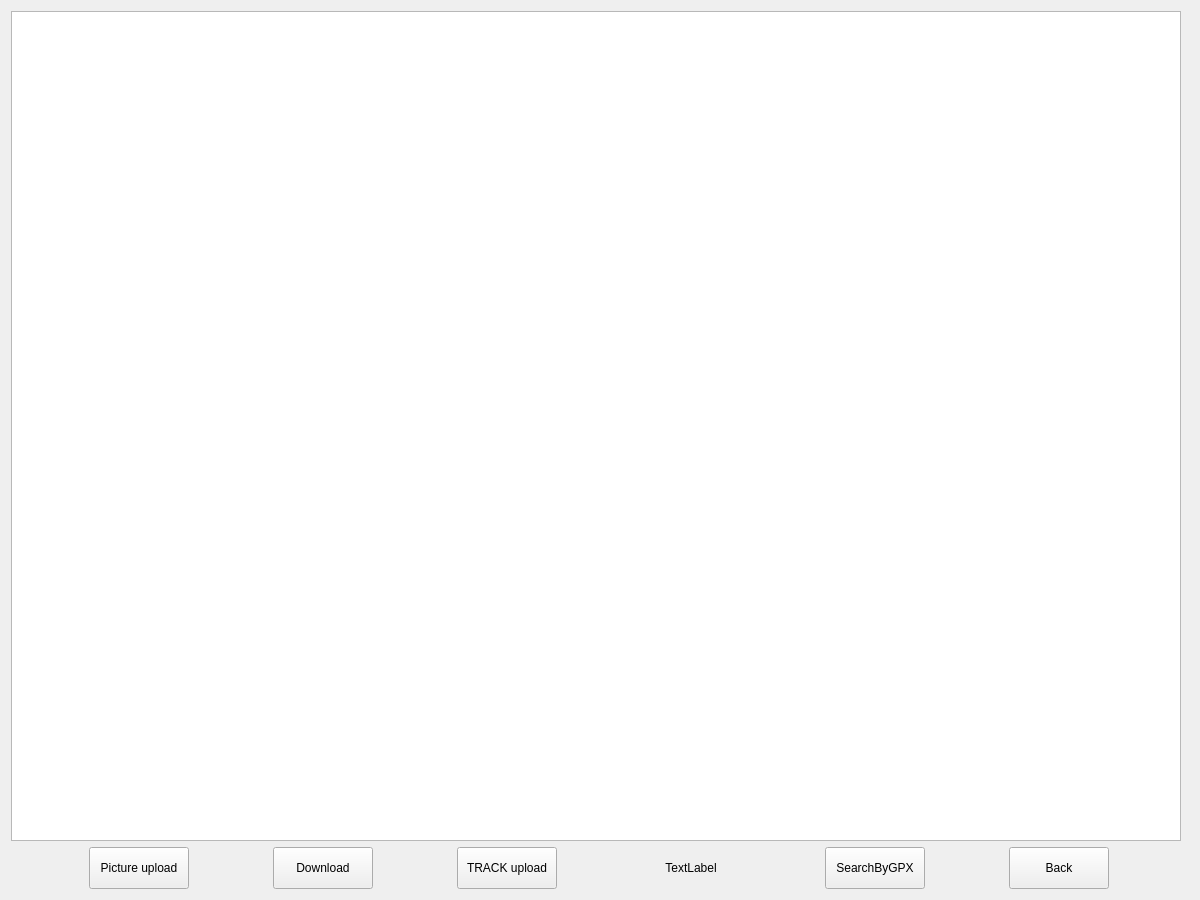
<?xml version="1.0" encoding="UTF-8"?>
<ui version="4.0">
 <class>picturelist</class>
 <widget class="QWidget" name="picturelist">
  <property name="geometry">
   <rect>
    <x>0</x>
    <y>0</y>
    <width>1200</width>
    <height>900</height>
   </rect>
  </property>
  <property name="minimumSize">
   <size>
    <width>1200</width>
    <height>900</height>
   </size>
  </property>
  <property name="maximumSize">
   <size>
    <width>1200</width>
    <height>900</height>
   </size>
  </property>
  <property name="windowTitle">
   <string>Image list</string>
  </property>
  <layout class="QVBoxLayout" name="verticalLayout_2">
   <item>
    <layout class="QVBoxLayout" name="verticalLayout">
     <item>
      <widget class="QListWidget" name="image_list">
       <property name="sizePolicy">
        <sizepolicy hsizetype="Fixed" vsizetype="Fixed">
         <horstretch>0</horstretch>
         <verstretch>0</verstretch>
        </sizepolicy>
       </property>
       <property name="minimumSize">
        <size>
         <width>1170</width>
         <height>830</height>
        </size>
       </property>
       <property name="maximumSize">
        <size>
         <width>1170</width>
         <height>830</height>
        </size>
       </property>
       <property name="lineWidth">
        <number>3</number>
       </property>
       <property name="sizeAdjustPolicy">
        <enum>QAbstractScrollArea::AdjustIgnored</enum>
       </property>
       <property name="editTriggers">
        <set>QAbstractItemView::NoEditTriggers</set>
       </property>
       <property name="showDropIndicator" stdset="0">
        <bool>false</bool>
       </property>
       <property name="dragDropMode">
        <enum>QAbstractItemView::NoDragDrop</enum>
       </property>
       <property name="defaultDropAction">
        <enum>Qt::IgnoreAction</enum>
       </property>
       <property name="selectionMode">
        <enum>QAbstractItemView::MultiSelection</enum>
       </property>
       <property name="iconSize">
        <size>
         <width>375</width>
         <height>375</height>
        </size>
       </property>
       <property name="textElideMode">
        <enum>Qt::ElideNone</enum>
       </property>
       <property name="movement">
        <enum>QListView::Static</enum>
       </property>
       <property name="flow">
        <enum>QListView::LeftToRight</enum>
       </property>
       <property name="isWrapping" stdset="0">
        <bool>false</bool>
       </property>
       <property name="resizeMode">
        <enum>QListView::Adjust</enum>
       </property>
       <property name="layoutMode">
        <enum>QListView::Batched</enum>
       </property>
       <property name="spacing">
        <number>100</number>
       </property>
       <property name="gridSize">
        <size>
         <width>400</width>
         <height>400</height>
        </size>
       </property>
       <property name="viewMode">
        <enum>QListView::IconMode</enum>
       </property>
       <property name="modelColumn">
        <number>0</number>
       </property>
       <property name="uniformItemSizes">
        <bool>false</bool>
       </property>
       <property name="wordWrap">
        <bool>true</bool>
       </property>
       <property name="selectionRectVisible">
        <bool>true</bool>
       </property>
       <property name="itemAlignment">
        <set>Qt::AlignHCenter</set>
       </property>
      </widget>
     </item>
     <item>
      <layout class="QHBoxLayout" name="horizontalLayout">
       <property name="sizeConstraint">
        <enum>QLayout::SetFixedSize</enum>
       </property>
       <item>
        <widget class="QPushButton" name="image_upload">
         <property name="enabled">
          <bool>true</bool>
         </property>
         <property name="maximumSize">
          <size>
           <width>100</width>
           <height>100</height>
          </size>
         </property>
         <property name="text">
          <string>Picture upload</string>
         </property>
        </widget>
       </item>
       <item>
        <widget class="QPushButton" name="download">
         <property name="maximumSize">
          <size>
           <width>100</width>
           <height>100</height>
          </size>
         </property>
         <property name="layoutDirection">
          <enum>Qt::LeftToRight</enum>
         </property>
         <property name="text">
          <string>Download</string>
         </property>
         <property name="iconSize">
          <size>
           <width>10</width>
           <height>10</height>
          </size>
         </property>
        </widget>
       </item>
       <item>
        <widget class="QPushButton" name="track_upload">
         <property name="minimumSize">
          <size>
           <width>0</width>
           <height>0</height>
          </size>
         </property>
         <property name="maximumSize">
          <size>
           <width>100</width>
           <height>100</height>
          </size>
         </property>
         <property name="text">
          <string>TRACK upload</string>
         </property>
        </widget>
       </item>
       <item>
        <widget class="QLabel" name="track_info">
         <property name="minimumSize">
          <size>
           <width>0</width>
           <height>0</height>
          </size>
         </property>
         <property name="maximumSize">
          <size>
           <width>100</width>
           <height>100</height>
          </size>
         </property>
         <property name="text">
          <string>TextLabel</string>
         </property>
         <property name="alignment">
          <set>Qt::AlignCenter</set>
         </property>
        </widget>
       </item>
       <item>
        <widget class="QPushButton" name="searchbygpx">
         <property name="minimumSize">
          <size>
           <width>0</width>
           <height>0</height>
          </size>
         </property>
         <property name="maximumSize">
          <size>
           <width>100</width>
           <height>100</height>
          </size>
         </property>
         <property name="text">
          <string>SearchByGPX</string>
         </property>
        </widget>
       </item>
       <item>
        <widget class="QPushButton" name="back">
         <property name="minimumSize">
          <size>
           <width>0</width>
           <height>0</height>
          </size>
         </property>
         <property name="maximumSize">
          <size>
           <width>100</width>
           <height>100</height>
          </size>
         </property>
         <property name="text">
          <string>Back</string>
         </property>
        </widget>
       </item>
      </layout>
     </item>
    </layout>
   </item>
  </layout>
 </widget>
 <resources/>
 <connections/>
</ui>
